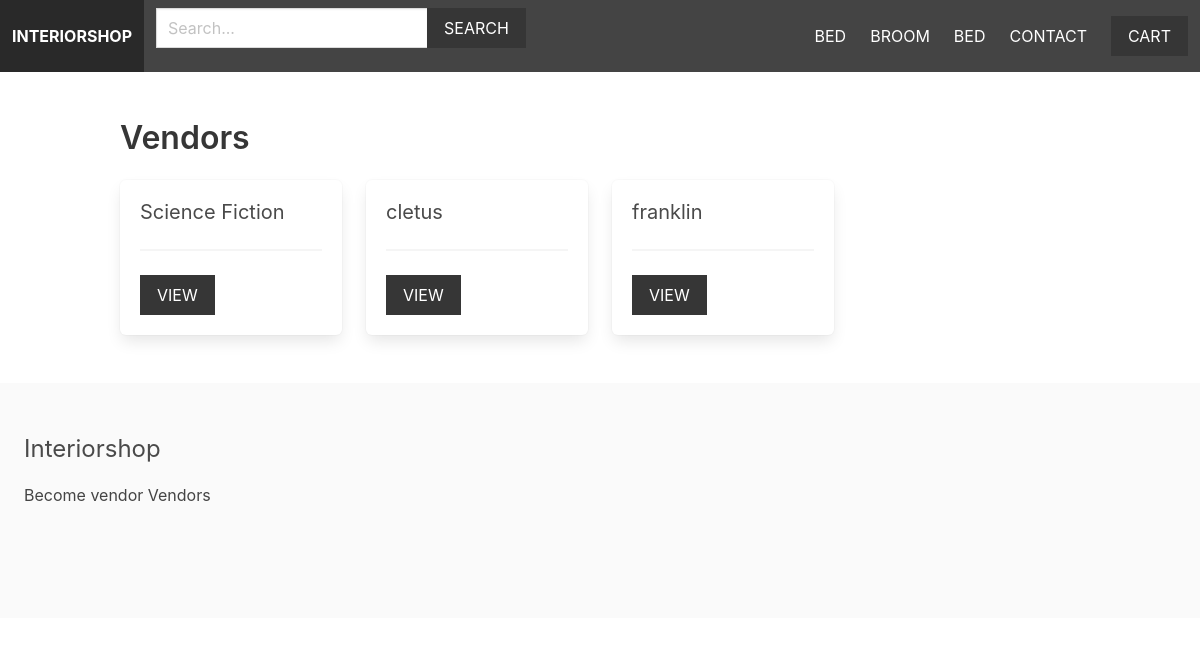
The app's page /vendors/ with its own data.
### apps/product/models.py (models this page shows, shortened)
class Category(models.Model):
    title = models.CharField(max_length=255)
    slug = models.SlugField(max_length=255)
    ordering = models.IntegerField(default=0)
    class Meta:
        ordering = ['ordering']

### apps/vendor/models.py (models this page shows, shortened)
class Vendor(models.Model):
    name = models.CharField(max_length=255)
    created_at = models.DateTimeField(auto_now_add=True)
    created_by = models.OneToOneField(User, related_name='vendor', on_delete=models.CASCADE)
    class Meta:
        ordering = ['name']

### apps/vendor/views.py (the view)
# urls.py: path('', views.vendors, name='vendors'),
def vendors(request):
    vendors = Vendor.objects.all()
    return render(request, 'vendor/vendors.html', {'vendors': vendors})

### apps/cart/cart.py (called while the page is built)
    def __len__(self):
        return sum(item['quantity'] for item in self.cart.values())

### apps/cart/context_processors.py (called while the page is built)
def cart(request):
    return {'cart': Cart(request)}

### apps/product/context_processors.py (called while the page is built)
def menu_categories(request):
    categories = Category.objects.all()
    return {'menu_categories': categories}

### apps/vendor/templates/vendor/vendors.html (shortened to what this page needs)
{% extends 'core/base.html' %}
{% block content %}
    <h1 class="title">Vendors</h1>
    <div class="columns is-multiline">
        {% for vendor in vendors %}
            <div class="column is-3">
                <div class="box">
                    <h2 class="subtitle">{{ vendor.name }}</h2>
                    <hr>
                    <a href="{% url 'vendor' vendor.id %}" class="button is-dark is-uppercase">View</a>
                </div>
            </div>
        {% endfor %}
    </div>
{% endblock %}

### apps/core/templates/core/base.html (shortened to what this page needs)
{% load static %}
<html lang="en">
  <head>
    <link
      rel="stylesheet"
      href="https://cdn.jsdelivr.net/npm/bulma@0.9.4/css/bulma.min.css"
    />
    <link rel="stylesheet" href="{% static 'styles/main.css' %}" />
  </head>
  <body>
    <nav class="navbar is-dark">
      <div class="navbar-brand">
        <a href="/" class="navbar-item"><strong>Interiorshop</strong></a>
      </div>
      <div class="navbar-menu" id="main-navbar">
          <div class="navbar-start">
            <div class="navbar-item">
                <form method="get" action="{% url 'search' %}">
                    <div class="field has-addons">
                        <div class="control">
                            <input type="text" class="input" placeholder="Search..." name="query">
                        </div>
                        <div class="control">
                            <button class="button is-dark is-uppercase">Search</button>
                        </div>
                    </div>
                </form>
            </div>
        </div>
        <div class="navbar-end">
          {% for category in menu_categories %}
              <a href="{% url 'category' category.slug %}" class="navbar-item">{{ category.title }}</a>
          {% endfor %}
          <a href="{% url 'contact' %}" class="navbar-item">Contact</a>
          <div class="navbar-item">
            <a href="{% url 'cart' %}" class="button is-dark">Cart{% if cart %} ({{ cart|length }}){% endif %}</a>
          </div>
        </div>
      </div>
    </nav>
    <section class="section">
      <div class="container">{% block content %} {% endblock %}</div>
    </section>
    <footer class="footer">
      <h3 class="is-size-4 mb-4">Interiorshop</h3>
      {% if request.user.is_authenticated %}
      <a href="{% url 'vendor_admin' %}">Vendor admin</a>
      {% else %}
      <a href="{% url 'become_vendor' %}">Become vendor</a>
      {% endif %}
      <a href="{% url 'vendors' %}">Vendors</a>
    </footer>
  </body>
</html>

### static/styles/main.css (style rules this page uses)
.navbar { text-transform: uppercase; }
.navbar.is-dark { background: #444; }
.footer a { margin-bottom: 15px; display: inline-block; color: #444; }
.input, .button { border-radius: 0; }

### records on screen
Category: title "BED"
Category: title "BROOM"
Category: title "BED"
Vendor: name "Science Fiction"
Vendor: name "cletus"
Vendor: name "franklin"
